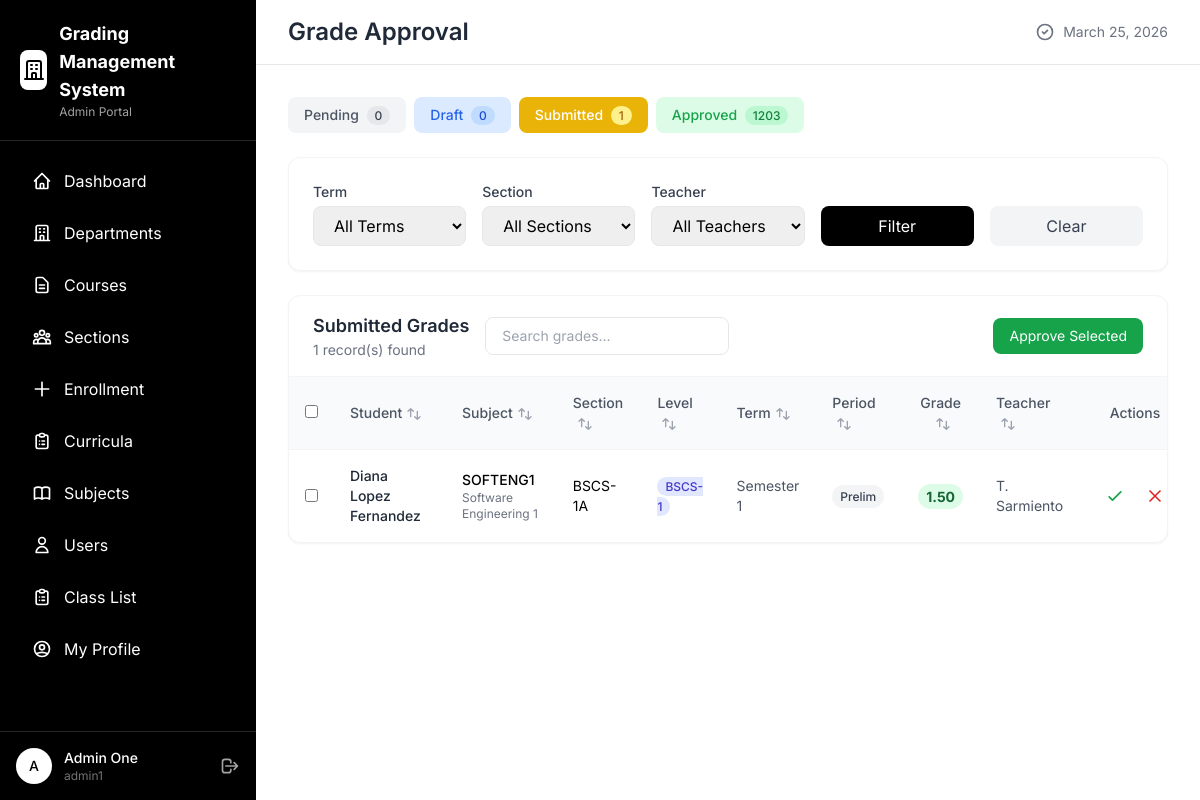
The app's page /admin/grade_approval.php (signed in) with its own data.
### tables this page shows
CREATE TABLE IF NOT EXISTS `tbl_grades` (
  `id` int NOT NULL AUTO_INCREMENT,
  `enroll_id` int DEFAULT NULL,
  `teacher_id` int DEFAULT NULL,
  `grading_period` varchar(20) DEFAULT NULL COMMENT 'Q1, Q2, Q3, Q4',
  `ww_total` decimal(5,2) DEFAULT NULL COMMENT 'Written Works total score',
  `pt_total` decimal(5,2) DEFAULT NULL COMMENT 'Performance Task total score',
  `qa_score` decimal(5,2) DEFAULT NULL COMMENT 'Quarterly Assessment score',
  `ww_ps` decimal(5,2) DEFAULT NULL COMMENT 'Written Works Percentage Score',
  `pt_ps` decimal(5,2) DEFAULT NULL COMMENT 'Performance Task Percentage Score',
  `qa_ps` decimal(5,2) DEFAULT NULL COMMENT 'Quarterly Assessment Percentage Score',
  `ww_ws` decimal(5,2) DEFAULT NULL COMMENT 'Written Works Weighted Score',
  `pt_ws` decimal(5,2) DEFAULT NULL COMMENT 'Performance Task Weighted Score',
  `qa_ws` decimal(5,2) DEFAULT NULL COMMENT 'Quarterly Assessment Weighted Score',
  `initial_grade` decimal(5,2) DEFAULT NULL COMMENT 'Sum of weighted scores before transmutation',
  `period_grade` decimal(5,2) DEFAULT NULL COMMENT 'Final transmuted grade for the period',
  `term_id` int DEFAULT NULL,
  `status` enum('pending','draft','submitted','approved','finalized') DEFAULT 'pending' COMMENT 'Grade workflow status',
  `is_direct_input` tinyint(1) DEFAULT '0',
  `submitted_at` datetime DEFAULT NULL COMMENT 'When grade was submitted for review',
  `approved_by` int DEFAULT NULL COMMENT 'Admin who approved the grade',
  `approved_at` datetime DEFAULT NULL COMMENT 'When grade was approved',
  `finalized_at` datetime DEFAULT NULL COMMENT 'When grade became official',
  `remarks` text COMMENT 'Optional remarks or notes',
  `created_at` datetime DEFAULT CURRENT_TIMESTAMP,
  `updated_at` datetime DEFAULT CURRENT_TIMESTAMP ON UPDATE CURRENT_TIMESTAMP,
  PRIMARY KEY (`id`),
  UNIQUE KEY `unique_grade_entry` (`enroll_id`,`term_id`,`grading_period`),
  KEY `enroll_id` (`enroll_id`),
  KEY `teacher_id` (`teacher_id`),
  KEY `term_id` (`term_id`),
  KEY `approved_by` (`approved_by`),
  KEY `idx_status` (`status`),
  KEY `idx_grading_period` (`grading_period`),
  CONSTRAINT `tbl_grades_ibfk_1` FOREIGN KEY (`enroll_id`) REFERENCES `tbl_enroll` (`id`),
  CONSTRAINT `tbl_grades_ibfk_2` FOREIGN KEY (`teacher_id`) REFERENCES `tbl_teacher` (`id`),
  CONSTRAINT `tbl_grades_ibfk_3` FOREIGN KEY (`term_id`) REFERENCES `tbl_term` (`id`),
  CONSTRAINT `tbl_grades_ibfk_4` FOREIGN KEY (`approved_by`) REFERENCES `tbl_admin` (`id`)
);

CREATE TABLE IF NOT EXISTS `tbl_subjects` (
  `id` int NOT NULL AUTO_INCREMENT,
  `subjcode` varchar(20) NOT NULL,
  `desc` varchar(100) DEFAULT NULL,
  `unit` int DEFAULT NULL,
  `lec_u` int DEFAULT NULL,
  `lab_u` int DEFAULT NULL,
  `lec_h` int DEFAULT '0',
  `lab_h` int DEFAULT '0',
  `type` varchar(20) DEFAULT NULL,
  `education_level` enum('k12','college','both') DEFAULT 'both',
  `weight_category` varchar(30) DEFAULT 'core',
  `term_restriction` varchar(20) DEFAULT 'any',
  `status` varchar(20) DEFAULT 'active',
  PRIMARY KEY (`id`)
);

CREATE TABLE IF NOT EXISTS `tbl_section` (
  `id` int NOT NULL AUTO_INCREMENT,
  `section_code` varchar(50) NOT NULL,
  `academic_track_id` int DEFAULT NULL,
  `level_id` int DEFAULT NULL,
  `sy_id` int DEFAULT NULL,
  `adviser_id` int DEFAULT NULL,
  `status` varchar(20) DEFAULT 'active',
  PRIMARY KEY (`id`),
  KEY `academic_track_id` (`academic_track_id`),
  KEY `sy_id` (`sy_id`),
  KEY `adviser_id` (`adviser_id`),
  KEY `level_id` (`level_id`),
  CONSTRAINT `tbl_section_ibfk_1` FOREIGN KEY (`academic_track_id`) REFERENCES `tbl_academic_track` (`id`),
  CONSTRAINT `tbl_section_ibfk_2` FOREIGN KEY (`sy_id`) REFERENCES `tbl_sy` (`id`),
  CONSTRAINT `tbl_section_ibfk_3` FOREIGN KEY (`adviser_id`) REFERENCES `tbl_teacher` (`id`),
  CONSTRAINT `tbl_section_level_fk` FOREIGN KEY (`level_id`) REFERENCES `level` (`id`)
);

CREATE TABLE IF NOT EXISTS `level` (
  `id` int NOT NULL AUTO_INCREMENT,
  `created_at` timestamp NULL DEFAULT NULL,
  `updated_at` timestamp NULL DEFAULT NULL,
  `code` text,
  `description` text,
  `academic_track_id` int DEFAULT NULL,
  `order` int NOT NULL,
  PRIMARY KEY (`id`),
  KEY `FK__tbl_academic_track` (`academic_track_id`),
  CONSTRAINT `FK__tbl_academic_track` FOREIGN KEY (`academic_track_id`) REFERENCES `tbl_academic_track` (`id`)
);

CREATE TABLE IF NOT EXISTS `tbl_term` (
  `id` int NOT NULL AUTO_INCREMENT,
  `sy_id` int DEFAULT NULL,
  `term_name` varchar(50) NOT NULL,
  `start_date` date DEFAULT NULL,
  `end_date` date DEFAULT NULL,
  `status` varchar(20) DEFAULT 'active',
  PRIMARY KEY (`id`),
  KEY `sy_id` (`sy_id`),
  CONSTRAINT `tbl_term_ibfk_1` FOREIGN KEY (`sy_id`) REFERENCES `tbl_sy` (`id`)
);

CREATE TABLE IF NOT EXISTS `tbl_teacher` (
  `id` int NOT NULL AUTO_INCREMENT,
  `user_id` int DEFAULT NULL,
  `name` varchar(100) DEFAULT NULL,
  `email` varchar(100) DEFAULT NULL,
  PRIMARY KEY (`id`),
  KEY `user_id` (`user_id`),
  CONSTRAINT `tbl_teacher_ibfk_1` FOREIGN KEY (`user_id`) REFERENCES `tbl_users` (`id`)
);

### admin/grade_approval.php (the view, shortened to what the rows shown need)
<?php
require_once '../config/database.php';
require_once '../includes/functions.php';
$statusFilter = $_GET['status'] ?? 'submitted';
$params = [];
$whereConditions = ["g.status = ?"];
$params[] = $statusFilter;
$whereClause = implode(' AND ', $whereConditions);
$gradesStmt = db()->prepare("
    SELECT g.*,
           e.student_id, e.subject_id,
           CONCAT_WS(' ', st.given_name, st.middle_name, st.last_name) as student_name, st.section_id,
           sub.subjcode, sub.`desc` as subject_name,
           t.term_name, sy.sy_name,
           teach.name as teacher_name,
           sec.section_code,
           lv.code as level_code,
           approver.full_name as approved_by_name
    FROM tbl_grades g
    JOIN tbl_enroll e ON g.enroll_id = e.id
    JOIN tbl_student st ON e.student_id = st.id
    JOIN tbl_subjects sub ON e.subject_id = sub.id
    JOIN tbl_term t ON g.term_id = t.id
    LEFT JOIN tbl_sy sy ON t.sy_id = sy.id
    JOIN tbl_teacher teach ON g.teacher_id = teach.id
    JOIN tbl_section sec ON st.section_id = sec.id
    LEFT JOIN level lv ON sec.level_id = lv.id
    LEFT JOIN tbl_admin approver ON g.approved_by = approver.id
    WHERE $whereClause
    ORDER BY g.updated_at DESC, st.last_name, st.given_name, sub.subjcode
");
$gradesStmt->execute($params);
$grades = $gradesStmt->fetchAll();
include '../includes/header.php';
include '../includes/sidebar_admin.php';
?>
<main class="main-content lg:ml-64 min-h-screen">
    <div class="bg-white border-b border-gray-200 px-4 sm:px-8 py-4">
        <div class="flex flex-col sm:flex-row sm:items-center sm:justify-between gap-2">
            <h1 class="text-xl sm:text-2xl font-semibold text-gray-800">Grade Approval</h1>
        </div>
    </div>
    <div class="p-4 sm:p-8">
        <div class="bg-white rounded-xl shadow-sm border border-gray-100 overflow-hidden">
            <div class="overflow-x-auto">
                <table id="dataTable" class="w-full min-w-[900px]">
                    <thead class="bg-gray-50">
                        <tr class="text-left text-sm text-gray-600">
                            <?php if (in_array($statusFilter, ['submitted'])): ?>
                            <th class="px-4 py-4 font-medium">
                                <input type="checkbox" id="selectAll" class="rounded">
                            </th>
                            <?php endif; ?>
                            <th class="px-4 py-4 font-medium sortable cursor-pointer hover:bg-gray-100">Student</th>
                            <th class="px-4 py-4 font-medium sortable cursor-pointer hover:bg-gray-100">Subject</th>
                            <th class="px-4 py-4 font-medium sortable cursor-pointer hover:bg-gray-100">Section</th>
                            <th class="px-4 py-4 font-medium sortable cursor-pointer hover:bg-gray-100">Level</th>
                            <th class="px-4 py-4 font-medium sortable cursor-pointer hover:bg-gray-100">Term</th>
                            <th class="px-4 py-4 font-medium sortable cursor-pointer hover:bg-gray-100">Period</th>
                            <th class="px-4 py-4 font-medium text-center sortable cursor-pointer hover:bg-gray-100">Grade</th>
                            <th class="px-4 py-4 font-medium sortable cursor-pointer hover:bg-gray-100">Teacher</th>
                            <th class="px-4 py-4 font-medium text-center">Actions</th>
                        </tr>
                    </thead>
                    <tbody>
                        <?php foreach ($grades as $grade): ?>
                        <tr class="border-t border-gray-100 hover:bg-gray-50">
                            <?php if (in_array($statusFilter, ['submitted'])): ?>
                            <td class="px-4 py-4">
                                <input type="checkbox" name="grade_ids[]" value="<?= $grade['id'] ?>"
                                       form="bulkApproveForm"
                                       class="grade-checkbox rounded">
                            </td>
                            <?php endif; ?>
                            <td class="px-4 py-4 text-sm font-medium text-gray-800">
                                <?= htmlspecialchars($grade['student_name']) ?>
                            </td>
                            <td class="px-4 py-4 text-sm">
                                <span class="font-medium"><?= htmlspecialchars($grade['subjcode']) ?></span>
                                <span class="text-gray-500 text-xs block"><?= htmlspecialchars($grade['subject_name']) ?></span>
                            </td>
                            <td class="px-4 py-4 text-sm"><?= htmlspecialchars($grade['section_code']) ?></td>
                            <td class="px-4 py-4 text-sm">
                                <?php if (!empty($grade['level_code'])): ?>
                                <span class="px-2 py-0.5 text-xs font-medium rounded-full bg-indigo-100 text-indigo-700"><?= htmlspecialchars($grade['level_code']) ?></span>
                                <?php else: ?>
                                <span class="text-gray-400">-</span>
                                <?php endif; ?>
                            </td>
                            <td class="px-4 py-4 text-sm text-gray-600"><?= htmlspecialchars($grade['term_name']) ?></td>
                            <td class="px-4 py-4 text-sm">
                                <span class="px-2 py-1 text-xs font-medium rounded-full bg-gray-100 text-gray-700">
                                    <?= htmlspecialchars(getGradingPeriodName($grade['grading_period'])) ?>
                                </span>
                            </td>
                            <td class="px-4 py-4 text-center">
                                <?php if ($grade['period_grade'] !== null):
                                    $isCollege = in_array($grade['grading_period'], ['PRELIM','MIDTERM','SEMIFINAL','FINAL']);
                                    $displayGrade = $isCollege ? number_format($grade['period_grade'], 2) : number_format($grade['period_grade'], 0);
                                    $isPassing = $isCollege ? ($grade['period_grade'] <= 3.00) : ($grade['period_grade'] >= 75);
                                ?>
                                <span class="px-2 py-1 text-sm font-bold rounded-full <?= $isPassing ? 'bg-green-100 text-green-800' : 'bg-red-100 text-red-800' ?>">
                                    <?= $displayGrade ?>
                                </span>
                                <?php else: ?>
                                <span class="text-gray-400">-</span>
                                <?php endif; ?>
                            </td>
                            <td class="px-4 py-4 text-sm text-gray-600"><?= htmlspecialchars($grade['teacher_name']) ?></td>
                            <td class="px-4 py-4 text-center">
                                <div class="flex items-center justify-center gap-1">
                                    <?php if ($statusFilter === 'submitted'): ?>
                                    <button onclick="openGradeModal('approve', <?= $grade['id'] ?>)"
                                            class="p-2 text-green-600 hover:bg-green-100 rounded-lg transition" title="Approve">
                                        <svg class="w-5 h-5" fill="none" stroke="currentColor" viewBox="0 0 24 24">
                                            <path stroke-linecap="round" stroke-linejoin="round" stroke-width="2" d="M5 13l4 4L19 7"></path>
                                        </svg>
                                    </button>
                                    <button onclick="openGradeModal('reject', <?= $grade['id'] ?>)"
                                            class="p-2 text-red-600 hover:bg-red-100 rounded-lg transition" title="Reject">
                                        <svg class="w-5 h-5" fill="none" stroke="currentColor" viewBox="0 0 24 24">
                                            <path stroke-linecap="round" stroke-linejoin="round" stroke-width="2" d="M6 18L18 6M6 6l12 12"></path>
                                        </svg>
                                    </button>
                                    <?php endif; ?>
                                </div>
                            </td>
                        </tr>
                        <?php endforeach; ?>
                    </tbody>
                </table>
            </div>
        </div>
    </div>
</main>
<?php include '../includes/footer.php'; ?>

### records on screen
tbl_grades: student_name "Diana Lopez Fernandez", tbl_subjects.subjcode "SOFTENG1", tbl_subjects.desc "Software Engineering 1", tbl_section.section_code "BSCS-1A", level.code "BSCS-1", term.term_name "Semester 1", grading_period "Prelim", period_grade "1.50", teacher.name "T. Sarmiento"

### other values on screen
substr($currentUser['name'] ?? 'A', 0, 1) "A"
$currentUser['name'] "Admin One"
$currentUser['username'] "admin1"
getCurrentDate() "March 25, 2026"
$statusCounts['pending'] "0"
$statusCounts['draft'] "0"
$statusCounts['submitted'] "1"
$statusCounts['approved'] "1203"
$statusFilter "Submitted"
count($grades) "1"
